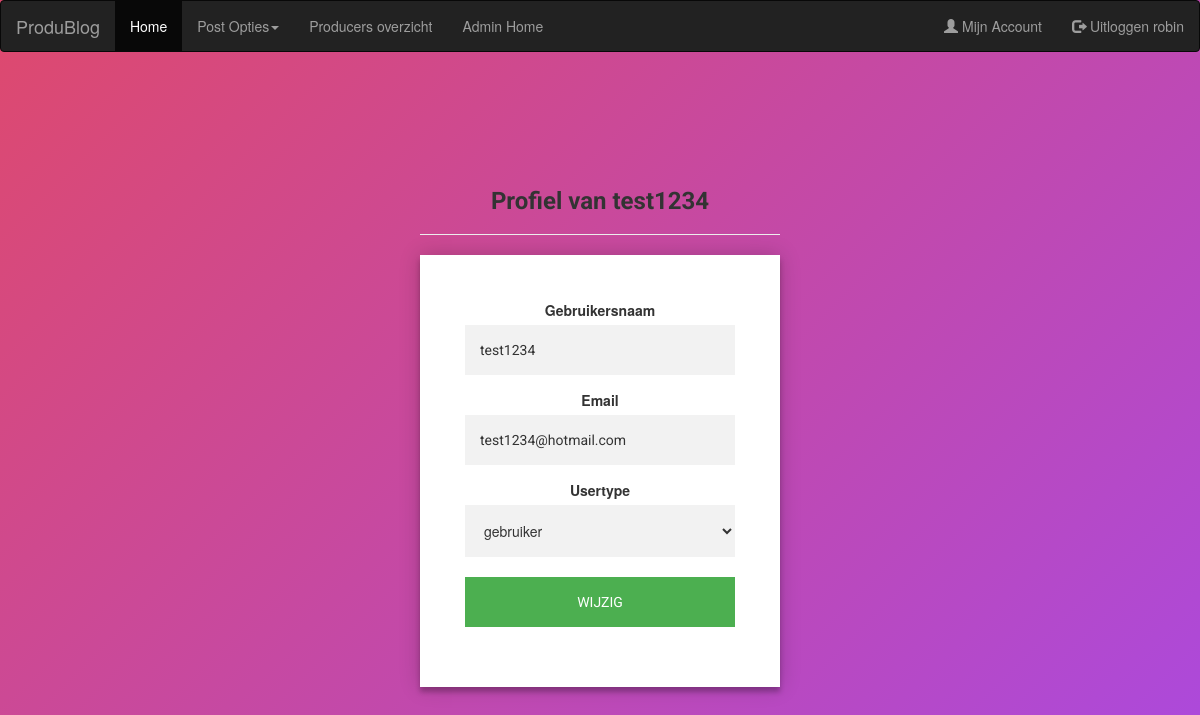
/Produblog/edituser.php?id=3 (signed in), run on the app's committed database.
### tables this page shows
CREATE TABLE `users` (
  `idUsers` int(11) NOT NULL,
  `username` varchar(255) DEFAULT NULL,
  `password` varchar(255) DEFAULT NULL,
  `usertype` varchar(32) DEFAULT NULL,
  `email` varchar(255) DEFAULT NULL,
  `date` date DEFAULT NULL
);

### Produblog/assets/includes/include.php (called while the page is built, shortened)
<?php
  require_once('header.php');
  require_once('functions/functions.php');
  ?>

### Produblog/assets/includes/functions/functions.php (called while the page is built, shortened)
<?php
function getProfileA($id = null){
$input_parameters = array();
$con = getDBConnection();
$sql = "SELECT * FROM users";
if($id != null ){
$sql .= " WHERE idUsers=? ";
array_push($input_parameters , $id);
}
$stmt = $con->prepare($sql);
$stmt->execute($input_parameters);
return $id != null ? $stmt->fetch() : $stmt->fetchAll();
}
function html($text){
    return htmlspecialchars($text, ENT_QUOTES | ENT_SUBSTITUTE, 'UTF-8');
}
?>

### Produblog/edituser.php (the view)
<?php
 require_once('assets/includes/include.php');
 $id = $_GET["id"];
  if(isset($_SESSION['usertype']) && $_SESSION['usertype'] == 'admin'){
		    $gebruiker = getProfileA($id);
        echo"<div class='login-page'>
                <h3 class='font' >Profiel van ".html($gebruiker->username)."</h3>
                <hr class='hr'>
                <div class='form'>
                    <form class='register-form' method='POST' action='ac_user.php'>
                        <div class='caption loginText'>
							<input type='hidden' name='id' value='".html($gebruiker->idUsers)."' >
                            <label>Gebruikersnaam</label>
                            <input class='form__field' name='username' value='".html($gebruiker->username)."' >
                            </br>
                            <label>Email</label>
                            <input class='form__field' name='email' value='".html($gebruiker->email)."'>
                            </br>
                            <label>Usertype</label>
							<select class='form__field' name='usertype' value='".html($gebruiker->usertype)."'>
								<option value='gebruiker'>gebruiker</option>
								<option value='producer'>producer</option>
								<option value='admin'>admin</option>
							</select>
							</br>
                            </br>
                            <input class='insert_btn' type='submit' value='Wijzig'  name='UpdateA'>
                        </div>
                    </form>
                </div>
            </div>";
	}else{
		echo"
		you do not have access to this page
		<h3 class='loginText'><a class='loginText' href='home.php'>Go home</a></h3>";
	}
?>
<?php include_once('assets/includes/footer.php'); ?>

### Produblog/assets/includes/header.php (shortened to what this page needs)
<!DOCTYPE html>
<html lang="en">
<head>
  <link rel="stylesheet" href="assets/css/style.css">
  <link rel="stylesheet" href="https://maxcdn.bootstrapcdn.com/bootstrap/3.4.1/css/bootstrap.min.css">
</head>
<nav class="navbar navbar-inverse">
<?php
	$con = getDBConnection();
		if(isset($_SESSION['idUsers'])){
			$query = "SELECT idUsers, username, email, usertype FROM users WHERE idUsers = :idUsers";
			$user =  $con->prepare($query);
			$user->bindValue(':idUsers', $_SESSION['idUsers']);
			$user->execute();
			$result = $user->fetch(PDO::FETCH_ASSOC);
			echo"
			  <div class='container-fluid'>
				<div class='navbar-header'>
				  <a class='navbar-brand' href='home.php'>ProduBlog</a>
				</div>
				<ul class='nav navbar-nav'>
				  <li class='active'><a href='home.php'>Home</a></li>
			";
			if(isset($_SESSION['usertype']) && ( ($_SESSION['usertype'] == 'producer')  or ($_SESSION['usertype'] == 'admin') ) ){
				echo"  <li class='dropdown'><a class='dropdown-toggle' data-toggle='dropdown' href='#''>Post Opties<span class='caret'></span></a>
					<ul class='dropdown-menu'>
				  <li><a href='mijnposts.php?id=".$_SESSION['idUsers']."'>Mijn Posts</a></li>
				  <li><a href='producer_posts_create.php'>Creëer Post</a></li>
				  </ul>
				  </li>
				";
			  }
			  echo"
				  <li><a href='produceroverzicht.php'>Producers overzicht</a></li>
			";
			  if(isset($_SESSION['usertype']) && $_SESSION['usertype'] == 'admin'){
				echo "  <li><a href='admin_home.php'>Admin Home</a></li> ";
			  }
			echo"
				</ul>
					<ul class='nav navbar-nav navbar-right'>
						<li><a href='mijnaccount.php'><span class='glyphicon glyphicon-user'></span> Mijn Account</a></li>
						<li><a href='logout.php'><span class='glyphicon glyphicon-log-out'></span> Uitloggen ".$result['username']."</a></li>
					</ul>
			</div>
			";
		}
?>
</nav>
<body>

### Produblog/assets/css/style.css (style rules this page uses)
* { margin: 0px; padding: 0px; }
body { background-image: url("../assets/images/produbg.jpg"); font-size: 120%; background: rgb(222,73,109); background: -moz-linear-gradient(-45deg, rgba(222,73,109,1) 0%, rgba(171,73,222,1) 100%); background: -webkit-gradient(linear, left top, right bottom, color-stop(0%,rgba(222,73,109,1)), color-stop(100%,rgba(171,73,222,1))); background: -webkit-linear-gradient(-45deg, rgba(222,73,109,1) 0%,rgba(171,73,222,1) 100%); background: -o-linear-gradient(-45deg, rgba(222,73,109,1) 0%,rgba(171,73,222,1) 100%); background: -ms-linear-gradient(-45deg, rgba(222,73,109,1) 0%,rgba(171,73,222,1) 100%); background: linear-gradient(135deg, rgba(222,73,109,1) 0%,rgba(171,73,222,1) 100%); font-family: "Roboto", sans-serif; -webkit-font-smoothing: antialiased; -moz-osx-font-smoothing: grayscale; }
.login-page { width: 360px; padding: 8% 0 0; margin: auto; }
.form { position: relative; z-index: 1; background: #FFFFFF; max-width: 360px; margin: 0 auto 100px; padding: 45px; text-align: center; box-shadow: 0 0 20px 0 rgba(0, 0, 0, 0.2), 0 5px 5px 0 rgba(0, 0, 0, 0.24); }
.form input, select { font-family: "Roboto", sans-serif; outline: 0; background: #f2f2f2; width: 100%; border: 0; margin: 0 0 15px; padding: 15px; box-sizing: border-box; font-size: 14px; }
.form .insert_btn { font-family: "Roboto", sans-serif; text-transform: uppercase; outline: 0; background: #4CAF50; width: 100%; border: 0; padding: 15px; color: #FFFFFF; font-size: 14px; -webkit-transition: all 0.3 ease; transition: all 0.3 ease; cursor: pointer; }
.font { text-align: center; font-family: "Roboto", sans-serif; font-weight: bold; }

### data on the page
users: username "robin"
users: username "test1234", email "test1234@hotmail.com", usertype "gebruiker"
